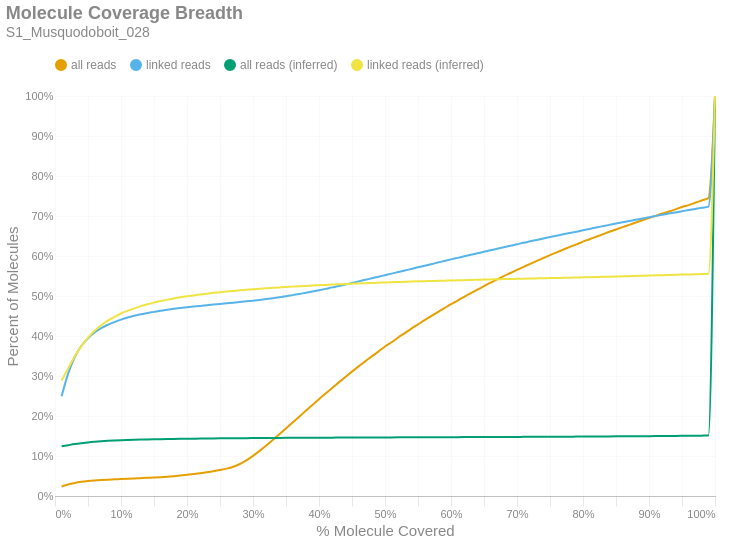

Here is the notebook cell this chart was saved with:
### Markdown cell above
### Molecule Read Coverage
This chart shows molecule coverage breadth as computed by the number of bases aligned to that molecule. In other words, "*how much of each unique long molecule is actually sequenced/aligned?*" Keep in mind there is a distinction between sequences and alignments, since some sequences belonging to a particular molecule may not align well and wouldn't appear in the alignment data. This chart also shows molecule coverage breadth as computed by the *inferred fragment* from which the aligned sequences originate. Unlike read coverage, this calculation takes into account the total insert size, including unsequenced gaps between the forward and reverse reads. Like the previous figures, these are cumulative percents.

### Code cell
if SKIPLR:
    print_html(f"Skipped")
else:
    binned_df = consolidated_hist(valids['coverage_bp'], mask, 0.01, True)
    binned_df_inf = consolidated_hist(valids['coverage_inserts'], mask, 0.01, True)
    binned_df = binned_df.with_columns(pl.lit(binned_df_inf['all reads (cumsum)']).alias('all reads (inferred)'))
    binned_df = binned_df.with_columns(pl.lit(binned_df_inf['linked reads (cumsum)']).alias('linked reads (inferred)'))
    binned_df = binned_df.with_columns(
        (pl.col('bin').cast(pl.Float64) + 0.01).alias('right_edge')
    )

    with SafeRender(binned_df):
        (
            density_plot(binned_df, 'Molecule Coverage Breadth', samplename, 'molcov', ['all reads (inferred)','linked reads (inferred)'])
            .encode(
                #x=alt.X('bin:Q', title="% Molecule Covered").axis(format = '%').scale(padding=0),
                x=alt.X('right_edge:Q', title="% Molecule Covered").axis(format='%').scale(padding=0),
                y=alt.Y('value:Q', title='Percent of Molecules')
                    .axis(format='%')
                    .stack(False)
                    .scale(domainMin=0, padding=0),
                color=alt.Color("key:N").scale(domain = ["all reads", "linked reads", "all reads (inferred)", "linked reads (inferred)"]),
                tooltip = [
                    alt.Tooltip("key:N", title = "Data Type"),
                    alt.Tooltip("range_label:N", title="% Molecule Covered"),
                    alt.Tooltip("value:Q", format = ".2%", title="% Molecules")
                ]
            )
        ).display()

### Figure 1 — Vega-Lite specification as saved in the notebook (floating-point values rounded to 4 significant figures)
{"width": "container", "height": 400, "config": {"title": {"anchor": "start", "dy": -15, "fontSize": 18, "color": "#888888", "subtitleColor": "#888888", "subtitleFontSize": 14}, "arc": {"fill": "#0072B2"}, "axis": {"domainColor": "#888888", "domainWidth": 0.5, "gridWidth": 0.2, "grid": false, "titleFontWeight": 400, "titleFontSize": 15, "labelFontSize": 11, "labelColor": "#888888", "tickColor": "#888888", "tickWidth": 0.2, "titleColor": "#888888"}, "axisBand": {"grid": false}, "axisX": {"grid": true, "tickSize": 10, "domainCap": "round"}, "axisY": {"domain": false, "grid": true, "tickSize": 0, "domainCap": "round"}, "background": "transparent", "header": {"labelFontSize": 15, "labelColor": "#888888", "titleFontSize": 15, "titleFontWeight": 600, "titleColor": "#888888"}, "legend": {"labelFont": "sans-serif", "labelFontSize": 12, "labelColor": "#888888", "symbolSize": 100, "symbolType": "circle", "titleFontSize": 12, "titlePadding": 10, "titleColor": "#888888", "title": null, "orient": "top"}, "range": {"category": ["#E69F00", "#56B4E9", "#009E73", "#F0E442", "#0072B2", "#D55E00", "#CC79A7", "#000000"], "diverging": ["#cfe8f3", "#a2d4ec", "#73bfe2", "#46abdb", "#1696d2", "#12719e"]}, "area": {"fill": "#0072B2", "fillOpacity": 0.7, "line": true, "strokeOpacity": 0.7}, "line": {"color": "#0072B2", "stroke": "#0072B2", "strokeWidth": 2}, "trail": {"color": "#0072B2", "stroke": "#0072B2", "strokeWidth": 0, "size": 1}, "point": {"filled": true, "fillOpacity": 1.0, "size": 95}, "text": {"color": "#888888", "fontSize": 11, "align": "right", "fontWeight": 400, "size": 11}, "bar": {"fill": "#0072B2", "stroke": null}, "view": {"stroke": null, "continuousWidth": 660, "continuousHeight": 400}}, "data": {"name": "data-456520c1d9236a9f306e2f6ea51d7171"}, "mark": {"type": "line", "interpolate": "monotone", "point": {"opacity": 0, "size": 275}}, "encoding": {"color": {"field": "key", "scale": {"domain": ["all reads", "linked reads", "all reads (inferred)", "linked reads (inferred)"]}, "type": "nominal"}, "tooltip": [{"field": "key", "title": "Data Type", "type": "nominal"}, {"field": "range_label", "title": "% Molecule Covered", "type": "nominal"}, {"field": "value", "format": ".2%", "title": "% Molecules", "type": "quantitative"}], "x": {"axis": {"format": "%"}, "field": "right_edge", "scale": {"padding": 0}, "title": "% Molecule Covered", "type": "quantitative"}, "y": {"axis": {"format": "%"}, "field": "value", "scale": {"domainMin": 0, "padding": 0}, "stack": false, "title": "Percent of Molecules", "type": "quantitative"}}, "params": [{"name": "param_c36ac31b6afebe62", "select": {"type": "point", "fields": ["key"]}, "bind": "legend"}], "title": {"text": "Molecule Coverage Breadth", "subtitle": "S1_Musquodoboit_028"}, "transform": [{"fold": ["all reads (cumsum)", "linked reads (cumsum)", "all reads (inferred)", "linked reads (inferred)"]}, {"calculate": "replace(datum.key, ' (cumsum)', '')", "as": "key"}, {"filter": {"param": "param_c36ac31b6afebe62"}}], "usermeta": {"embedOptions": {"downloadFileName": "S1_Musquodoboit_028.molcov"}}, "$schema": "https://vega.github.io/schema/vega-lite/v6.1.0.json", "datasets": {"data-456520c1d9236a9f306e2f6ea51d7171": [{"bin": "0.0", "interval": "0.0-0.01", "all reads": 0.02359, "linked reads": 0.2492, "all reads (cumsum)": 0.02359, "linked reads (cumsum)": 0.2492, "range_label": "0.0-0.01", "all reads (inferred)": 0.1243, "linked reads (inferred)": 0.2888, "right_edge": 0.01}, {"bin": "0.01", "interval": "0.01-0.02", "all reads": 0.005302, "linked reads": 0.05739, "all reads (cumsum)": 0.02889, "linked reads (cumsum)": 0.3066, "range_label": "0.01-0.02", "all reads (inferred)": 0.1271, "linked reads (inferred)": 0.3191, "right_edge": 0.02}, {"bin": "0.02", "interval": "0.02-0.03", "all reads": 0.003806, "linked reads": 0.0409, "all reads (cumsum)": 0.0327, "linked reads (cumsum)": 0.3475, "range_label": "0.02-0.03", "all reads (inferred)": 0.1298, "linked reads (inferred)": 0.3494, "right_edge": 0.03}, {"bin": "0.03", "interval": "0.03-0.04", "all reads": 0.002709, "linked reads": 0.02762, "all reads (cumsum)": 0.03541, "linked reads (cumsum)": 0.3751, "range_label": "0.03-0.04", "all reads (inferred)": 0.1321, "linked reads (inferred)": 0.3747, "right_edge": 0.04}, {"bin": "0.04", "interval": "0.04-0.05", "all reads": 0.001895, "linked reads": 0.01943, "all reads (cumsum)": 0.0373, "linked reads (cumsum)": 0.3946, "range_label": "0.04-0.05", "all reads (inferred)": 0.134, "linked reads (inferred)": 0.3958, "right_edge": 0.05}, {"bin": "0.05", "interval": "0.05-0.06", "all reads": 0.001464, "linked reads": 0.01418, "all reads (cumsum)": 0.03877, "linked reads (cumsum)": 0.4087, "range_label": "0.05-0.06", "all reads (inferred)": 0.1356, "linked reads (inferred)": 0.413, "right_edge": 0.06}, {"bin": "0.06", "interval": "0.06-0.07", "all reads": 0.001126, "linked reads": 0.01082, "all reads (cumsum)": 0.03989, "linked reads (cumsum)": 0.4196, "range_label": "0.06-0.07", "all reads (inferred)": 0.1368, "linked reads (inferred)": 0.4269, "right_edge": 0.07}, {"bin": "0.07", "interval": "0.07-0.08", "all reads": 0.0009546, "linked reads": 0.008547, "all reads (cumsum)": 0.04085, "linked reads (cumsum)": 0.4281, "range_label": "0.07-0.08", "all reads (inferred)": 0.1378, "linked reads (inferred)": 0.4386, "right_edge": 0.08}, {"bin": "0.08", "interval": "0.08-0.09", "all reads": 0.0008075, "linked reads": 0.006672, "all reads (cumsum)": 0.04166, "linked reads (cumsum)": 0.4348, "range_label": "0.08-0.09", "all reads (inferred)": 0.1386, "linked reads (inferred)": 0.4479, "right_edge": 0.09}, {"bin": "0.09", "interval": "0.09-0.1", "all reads": 0.0008351, "linked reads": 0.006157, "all reads (cumsum)": 0.04249, "linked reads (cumsum)": 0.4409, "range_label": "0.09-0.1", "all reads (inferred)": 0.1394, "linked reads (inferred)": 0.4562, "right_edge": 0.1}, {"bin": "0.1", "interval": "0.1-0.11", "all reads": 0.0007643, "linked reads": 0.005235, "all reads (cumsum)": 0.04325, "linked reads (cumsum)": 0.4462, "range_label": "0.1-0.11", "all reads (inferred)": 0.14, "linked reads (inferred)": 0.4629, "right_edge": 0.11}, {"bin": "0.11", "interval": "0.11-0.12", "all reads": 0.0006976, "linked reads": 0.004269, "all reads (cumsum)": 0.04395, "linked reads (cumsum)": 0.4504, "range_label": "0.11-0.12", "all reads (inferred)": 0.1405, "linked reads (inferred)": 0.469, "right_edge": 0.12}, {"bin": "0.12", "interval": "0.12-0.13", "all reads": 0.0006784, "linked reads": 0.00371, "all reads (cumsum)": 0.04463, "linked reads (cumsum)": 0.4541, "range_label": "0.12-0.13", "all reads (inferred)": 0.141, "linked reads (inferred)": 0.4746, "right_edge": 0.13}, {"bin": "0.13", "interval": "0.13-0.14", "all reads": 0.0006917, "linked reads": 0.003295, "all reads (cumsum)": 0.04532, "linked reads (cumsum)": 0.4574, "range_label": "0.13-0.14", "all reads (inferred)": 0.1414, "linked reads (inferred)": 0.4794, "right_edge": 0.14}, {"bin": "0.14", "interval": "0.14-0.15", "all reads": 0.0007267, "linked reads": 0.00288, "all reads (cumsum)": 0.04605, "linked reads (cumsum)": 0.4603, "range_label": "0.14-0.15", "all reads (inferred)": 0.1418, "linked reads (inferred)": 0.4836, "right_edge": 0.15}, {"bin": "0.15", "interval": "0.15-0.16", "all reads": 0.0009594, "linked reads": 0.002997, "all reads (cumsum)": 0.04701, "linked reads (cumsum)": 0.4633, "range_label": "0.15-0.16", "all reads (inferred)": 0.1421, "linked reads (inferred)": 0.4874, "right_edge": 0.16}, {"bin": "0.16", "interval": "0.16-0.17", "all reads": 0.001125, "linked reads": 0.002381, "all reads (cumsum)": 0.04813, "linked reads (cumsum)": 0.4657, "range_label": "0.16-0.17", "all reads (inferred)": 0.1424, "linked reads (inferred)": 0.4909, "right_edge": 0.17}, {"bin": "0.17", "interval": "0.17-0.18", "all reads": 0.00138, "linked reads": 0.002281, "all reads (cumsum)": 0.04951, "linked reads (cumsum)": 0.468, "range_label": "0.17-0.18", "all reads (inferred)": 0.1427, "linked reads (inferred)": 0.494, "right_edge": 0.18}, {"bin": "0.18", "interval": "0.18-0.19", "all reads": 0.001603, "linked reads": 0.002106, "all reads (cumsum)": 0.05112, "linked reads (cumsum)": 0.4701, "range_label": "0.18-0.19", "all reads (inferred)": 0.143, "linked reads (inferred)": 0.4968, "right_edge": 0.19}, {"bin": "0.19", "interval": "0.19-0.2", "all reads": 0.001764, "linked reads": 0.001713, "all reads (cumsum)": 0.05288, "linked reads (cumsum)": 0.4718, "range_label": "0.19-0.2", "all reads (inferred)": 0.1432, "linked reads (inferred)": 0.4993, "right_edge": 0.2}, {"bin": "0.2", "interval": "0.2-0.21", "all reads": 0.001965, "linked reads": 0.001704, "all reads (cumsum)": 0.05485, "linked reads (cumsum)": 0.4735, "range_label": "0.2-0.21", "all reads (inferred)": 0.1434, "linked reads (inferred)": 0.5015, "right_edge": 0.21}, {"bin": "0.21", "interval": "0.21-0.22", "all reads": 0.002178, "linked reads": 0.001761, "all reads (cumsum)": 0.05702, "linked reads (cumsum)": 0.4753, "range_label": "0.21-0.22", "all reads (inferred)": 0.1436, "linked reads (inferred)": 0.5038, "right_edge": 0.22}, {"bin": "0.22", "interval": "0.22-0.23", "all reads": 0.002419, "linked reads": 0.001595, "all reads (cumsum)": 0.05944, "linked reads (cumsum)": 0.4769, "range_label": "0.22-0.23", "all reads (inferred)": 0.1438, "linked reads (inferred)": 0.5059, "right_edge": 0.23}, {"bin": "0.23", "interval": "0.23-0.24", "all reads": 0.002686, "linked reads": 0.001643, "all reads (cumsum)": 0.06213, "linked reads (cumsum)": 0.4785, "range_label": "0.23-0.24", "all reads (inferred)": 0.144, "linked reads (inferred)": 0.5079, "right_edge": 0.24}, {"bin": "0.24", "interval": "0.24-0.25", "all reads": 0.002988, "linked reads": 0.001713, "all reads (cumsum)": 0.06512, "linked reads (cumsum)": 0.4802, "range_label": "0.24-0.25", "all reads (inferred)": 0.1441, "linked reads (inferred)": 0.5096, "right_edge": 0.25}, {"bin": "0.25", "interval": "0.25-0.26", "all reads": 0.003361, "linked reads": 0.001639, "all reads (cumsum)": 0.06848, "linked reads (cumsum)": 0.4819, "range_label": "0.25-0.26", "all reads (inferred)": 0.1443, "linked reads (inferred)": 0.5112, "right_edge": 0.26}, {"bin": "0.26", "interval": "0.26-0.27", "all reads": 0.004661, "linked reads": 0.001551, "all reads (cumsum)": 0.07314, "linked reads (cumsum)": 0.4834, "range_label": "0.26-0.27", "all reads (inferred)": 0.1444, "linked reads (inferred)": 0.5128, "right_edge": 0.27}, {"bin": "0.27", "interval": "0.27-0.28", "all reads": 0.006892, "linked reads": 0.001634, "all reads (cumsum)": 0.08003, "linked reads (cumsum)": 0.485, "range_label": "0.27-0.28", "all reads (inferred)": 0.1445, "linked reads (inferred)": 0.5142, "right_edge": 0.28}, {"bin": "0.28", "interval": "0.28-0.29", "all reads": 0.009163, "linked reads": 0.001643, "all reads (cumsum)": 0.08919, "linked reads (cumsum)": 0.4867, "range_label": "0.28-0.29", "all reads (inferred)": 0.1447, "linked reads (inferred)": 0.5156, "right_edge": 0.29}, {"bin": "0.29", "interval": "0.29-0.3", "all reads": 0.01119, "linked reads": 0.001722, "all reads (cumsum)": 0.1004, "linked reads (cumsum)": 0.4884, "range_label": "0.29-0.3", "all reads (inferred)": 0.1448, "linked reads (inferred)": 0.5168, "right_edge": 0.3}, {"bin": "0.3", "interval": "0.3-0.31", "all reads": 0.01234, "linked reads": 0.001783, "all reads (cumsum)": 0.1127, "linked reads (cumsum)": 0.4902, "range_label": "0.3-0.31", "all reads (inferred)": 0.1449, "linked reads (inferred)": 0.518, "right_edge": 0.31}, {"bin": "0.31", "interval": "0.31-0.32", "all reads": 0.01335, "linked reads": 0.002076, "all reads (cumsum)": 0.1261, "linked reads (cumsum)": 0.4923, "range_label": "0.31-0.32", "all reads (inferred)": 0.145, "linked reads (inferred)": 0.5193, "right_edge": 0.32}, {"bin": "0.32", "interval": "0.32-0.33", "all reads": 0.01408, "linked reads": 0.002303, "all reads (cumsum)": 0.1402, "linked reads (cumsum)": 0.4946, "range_label": "0.32-0.33", "all reads (inferred)": 0.1451, "linked reads (inferred)": 0.5204, "right_edge": 0.33}, {"bin": "0.33", "interval": "0.33-0.34", "all reads": 0.01422, "linked reads": 0.002333, "all reads (cumsum)": 0.1544, "linked reads (cumsum)": 0.4969, "range_label": "0.33-0.34", "all reads (inferred)": 0.1452, "linked reads (inferred)": 0.5215, "right_edge": 0.34}, {"bin": "0.34", "interval": "0.34-0.35", "all reads": 0.01461, "linked reads": 0.002464, "all reads (cumsum)": 0.169, "linked reads (cumsum)": 0.4994, "range_label": "0.34-0.35", "all reads (inferred)": 0.1453, "linked reads (inferred)": 0.5225, "right_edge": 0.35}, {"bin": "0.35", "interval": "0.35-0.36", "all reads": 0.01462, "linked reads": 0.002796, "all reads (cumsum)": 0.1836, "linked reads (cumsum)": 0.5022, "range_label": "0.35-0.36", "all reads (inferred)": 0.1454, "linked reads (inferred)": 0.5234, "right_edge": 0.36}, {"bin": "0.36", "interval": "0.36-0.37", "all reads": 0.01459, "linked reads": 0.002932, "all reads (cumsum)": 0.1982, "linked reads (cumsum)": 0.5051, "range_label": "0.36-0.37", "all reads (inferred)": 0.1455, "linked reads (inferred)": 0.5244, "right_edge": 0.37}, {"bin": "0.37", "interval": "0.37-0.38", "all reads": 0.01477, "linked reads": 0.002945, "all reads (cumsum)": 0.213, "linked reads (cumsum)": 0.508, "range_label": "0.37-0.38", "all reads (inferred)": 0.1456, "linked reads (inferred)": 0.5253, "right_edge": 0.38}, {"bin": "0.38", "interval": "0.38-0.39", "all reads": 0.01454, "linked reads": 0.00308, "all reads (cumsum)": 0.2275, "linked reads (cumsum)": 0.5111, "range_label": "0.38-0.39", "all reads (inferred)": 0.1457, "linked reads (inferred)": 0.5261, "right_edge": 0.39}, {"bin": "0.39", "interval": "0.39-0.4", "all reads": 0.01464, "linked reads": 0.003225, "all reads (cumsum)": 0.2422, "linked reads (cumsum)": 0.5143, "range_label": "0.39-0.4", "all reads (inferred)": 0.1458, "linked reads (inferred)": 0.527, "right_edge": 0.4}, {"bin": "0.4", "interval": "0.4-0.41", "all reads": 0.01405, "linked reads": 0.003474, "all reads (cumsum)": 0.2562, "linked reads (cumsum)": 0.5178, "range_label": "0.4-0.41", "all reads (inferred)": 0.1458, "linked reads (inferred)": 0.5278, "right_edge": 0.41}, {"bin": "0.41", "interval": "0.41-0.42", "all reads": 0.01404, "linked reads": 0.003749, "all reads (cumsum)": 0.2703, "linked reads (cumsum)": 0.5216, "range_label": "0.41-0.42", "all reads (inferred)": 0.1459, "linked reads (inferred)": 0.5285, "right_edge": 0.42}, {"bin": "0.42", "interval": "0.42-0.43", "all reads": 0.01385, "linked reads": 0.003365, "all reads (cumsum)": 0.2841, "linked reads (cumsum)": 0.5249, "range_label": "0.42-0.43", "all reads (inferred)": 0.146, "linked reads (inferred)": 0.5292, "right_edge": 0.43}, {"bin": "0.43", "interval": "0.43-0.44", "all reads": 0.01354, "linked reads": 0.003705, "all reads (cumsum)": 0.2976, "linked reads (cumsum)": 0.5286, "range_label": "0.43-0.44", "all reads (inferred)": 0.1461, "linked reads (inferred)": 0.53, "right_edge": 0.44}, {"bin": "0.44", "interval": "0.44-0.45", "all reads": 0.0133, "linked reads": 0.004059, "all reads (cumsum)": 0.3109, "linked reads (cumsum)": 0.5327, "range_label": "0.44-0.45", "all reads (inferred)": 0.1461, "linked reads (inferred)": 0.5307, "right_edge": 0.45}, {"bin": "0.45", "interval": "0.45-0.46", "all reads": 0.01303, "linked reads": 0.003933, "all reads (cumsum)": 0.324, "linked reads (cumsum)": 0.5366, "range_label": "0.45-0.46", "all reads (inferred)": 0.1462, "linked reads (inferred)": 0.5314, "right_edge": 0.46}, {"bin": "0.46", "interval": "0.46-0.47", "all reads": 0.01255, "linked reads": 0.003801, "all reads (cumsum)": 0.3365, "linked reads (cumsum)": 0.5404, "range_label": "0.46-0.47", "all reads (inferred)": 0.1463, "linked reads (inferred)": 0.532, "right_edge": 0.47}, {"bin": "0.47", "interval": "0.47-0.48", "all reads": 0.01263, "linked reads": 0.00388, "all reads (cumsum)": 0.3491, "linked reads (cumsum)": 0.5443, "range_label": "0.47-0.48", "all reads (inferred)": 0.1464, "linked reads (inferred)": 0.5327, "right_edge": 0.48}, {"bin": "0.48", "interval": "0.48-0.49", "all reads": 0.01181, "linked reads": 0.003762, "all reads (cumsum)": 0.361, "linked reads (cumsum)": 0.5481, "range_label": "0.48-0.49", "all reads (inferred)": 0.1464, "linked reads (inferred)": 0.5333, "right_edge": 0.49}, {"bin": "0.49", "interval": "0.49-0.5", "all reads": 0.01283, "linked reads": 0.003919, "all reads (cumsum)": 0.3738, "linked reads (cumsum)": 0.552, "range_label": "0.49-0.5", "all reads (inferred)": 0.1465, "linked reads (inferred)": 0.5338, "right_edge": 0.5}, {"bin": "0.5", "interval": "0.5-0.51", "all reads": 0.01069, "linked reads": 0.003941, "all reads (cumsum)": 0.3845, "linked reads (cumsum)": 0.5559, "range_label": "0.5-0.51", "all reads (inferred)": 0.1465, "linked reads (inferred)": 0.5344, "right_edge": 0.51}, {"bin": "0.51", "interval": "0.51-0.52", "all reads": 0.01187, "linked reads": 0.003867, "all reads (cumsum)": 0.3963, "linked reads (cumsum)": 0.5598, "range_label": "0.51-0.52", "all reads (inferred)": 0.1466, "linked reads (inferred)": 0.535, "right_edge": 0.52}, {"bin": "0.52", "interval": "0.52-0.53", "all reads": 0.01102, "linked reads": 0.003946, "all reads (cumsum)": 0.4074, "linked reads (cumsum)": 0.5637, "range_label": "0.52-0.53", "all reads (inferred)": 0.1467, "linked reads (inferred)": 0.5355, "right_edge": 0.53}, {"bin": "0.53", "interval": "0.53-0.54", "all reads": 0.01112, "linked reads": 0.003906, "all reads (cumsum)": 0.4185, "linked reads (cumsum)": 0.5677, "range_label": "0.53-0.54", "all reads (inferred)": 0.1468, "linked reads (inferred)": 0.5361, "right_edge": 0.54}, {"bin": "0.54", "interval": "0.54-0.55", "all reads": 0.01054, "linked reads": 0.004024, "all reads (cumsum)": 0.429, "linked reads (cumsum)": 0.5717, "range_label": "0.54-0.55", "all reads (inferred)": 0.1468, "linked reads (inferred)": 0.5366, "right_edge": 0.55}, {"bin": "0.55", "interval": "0.55-0.56", "all reads": 0.01061, "linked reads": 0.003937, "all reads (cumsum)": 0.4396, "linked reads (cumsum)": 0.5756, "range_label": "0.55-0.56", "all reads (inferred)": 0.1469, "linked reads (inferred)": 0.537, "right_edge": 0.56}, {"bin": "0.56", "interval": "0.56-0.57", "all reads": 0.0102, "linked reads": 0.003928, "all reads (cumsum)": 0.4498, "linked reads (cumsum)": 0.5795, "range_label": "0.56-0.57", "all reads (inferred)": 0.1469, "linked reads (inferred)": 0.5375, "right_edge": 0.57}, {"bin": "0.57", "interval": "0.57-0.58", "all reads": 0.01, "linked reads": 0.00409, "all reads (cumsum)": 0.4598, "linked reads (cumsum)": 0.5836, "range_label": "0.57-0.58", "all reads (inferred)": 0.147, "linked reads (inferred)": 0.5379, "right_edge": 0.58}, {"bin": "0.58", "interval": "0.58-0.59", "all reads": 0.009847, "linked reads": 0.003928, "all reads (cumsum)": 0.4697, "linked reads (cumsum)": 0.5876, "range_label": "0.58-0.59", "all reads (inferred)": 0.147, "linked reads (inferred)": 0.5383, "right_edge": 0.59}, {"bin": "0.59", "interval": "0.59-0.6", "all reads": 0.009887, "linked reads": 0.003994, "all reads (cumsum)": 0.4796, "linked reads (cumsum)": 0.5916, "range_label": "0.59-0.6", "all reads (inferred)": 0.1471, "linked reads (inferred)": 0.5388, "right_edge": 0.6}, {"bin": "0.6", "interval": "0.6-0.61", "all reads": 0.009081, "linked reads": 0.003788, "all reads (cumsum)": 0.4887, "linked reads (cumsum)": 0.5953, "range_label": "0.6-0.61", "all reads (inferred)": 0.1472, "linked reads (inferred)": 0.5392, "right_edge": 0.61}, {"bin": "0.61", "interval": "0.61-0.62", "all reads": 0.009438, "linked reads": 0.003915, "all reads (cumsum)": 0.4981, "linked reads (cumsum)": 0.5993, "range_label": "0.61-0.62", "all reads (inferred)": 0.1472, "linked reads (inferred)": 0.5397, "right_edge": 0.62}, {"bin": "0.62", "interval": "0.62-0.63", "all reads": 0.009001, "linked reads": 0.00367, "all reads (cumsum)": 0.5071, "linked reads (cumsum)": 0.6029, "range_label": "0.62-0.63", "all reads (inferred)": 0.1473, "linked reads (inferred)": 0.5401, "right_edge": 0.63}, {"bin": "0.63", "interval": "0.63-0.64", "all reads": 0.008754, "linked reads": 0.003828, "all reads (cumsum)": 0.5158, "linked reads (cumsum)": 0.6068, "range_label": "0.63-0.64", "all reads (inferred)": 0.1474, "linked reads (inferred)": 0.5406, "right_edge": 0.64}, {"bin": "0.64", "interval": "0.64-0.65", "all reads": 0.008605, "linked reads": 0.003758, "all reads (cumsum)": 0.5245, "linked reads (cumsum)": 0.6105, "range_label": "0.64-0.65", "all reads (inferred)": 0.1474, "linked reads (inferred)": 0.541, "right_edge": 0.65}, {"bin": "0.65", "interval": "0.65-0.66", "all reads": 0.008855, "linked reads": 0.004002, "all reads (cumsum)": 0.5333, "linked reads (cumsum)": 0.6145, "range_label": "0.65-0.66", "all reads (inferred)": 0.1475, "linked reads (inferred)": 0.5415, "right_edge": 0.66}, {"bin": "0.66", "interval": "0.66-0.67", "all reads": 0.008119, "linked reads": 0.003697, "all reads (cumsum)": 0.5414, "linked reads (cumsum)": 0.6182, "range_label": "0.66-0.67", "all reads (inferred)": 0.1476, "linked reads (inferred)": 0.5418, "right_edge": 0.67}, {"bin": "0.67", "interval": "0.67-0.68", "all reads": 0.008212, "linked reads": 0.003666, "all reads (cumsum)": 0.5496, "linked reads (cumsum)": 0.6219, "range_label": "0.67-0.68", "all reads (inferred)": 0.1476, "linked reads (inferred)": 0.5422, "right_edge": 0.68}, {"bin": "0.68", "interval": "0.68-0.69", "all reads": 0.007828, "linked reads": 0.00367, "all reads (cumsum)": 0.5575, "linked reads (cumsum)": 0.6255, "range_label": "0.68-0.69", "all reads (inferred)": 0.1477, "linked reads (inferred)": 0.5426, "right_edge": 0.69}, {"bin": "0.69", "interval": "0.69-0.7", "all reads": 0.007892, "linked reads": 0.003705, "all reads (cumsum)": 0.5654, "linked reads (cumsum)": 0.6293, "range_label": "0.69-0.7", "all reads (inferred)": 0.1478, "linked reads (inferred)": 0.5429, "right_edge": 0.7}, {"bin": "0.7", "interval": "0.7-0.71", "all reads": 0.007566, "linked reads": 0.00385, "all reads (cumsum)": 0.5729, "linked reads (cumsum)": 0.6331, "range_label": "0.7-0.71", "all reads (inferred)": 0.1478, "linked reads (inferred)": 0.5433, "right_edge": 0.71}, {"bin": "0.71", "interval": "0.71-0.72", "all reads": 0.007368, "linked reads": 0.003517, "all reads (cumsum)": 0.5803, "linked reads (cumsum)": 0.6366, "range_label": "0.71-0.72", "all reads (inferred)": 0.1479, "linked reads (inferred)": 0.5437, "right_edge": 0.72}, {"bin": "0.72", "interval": "0.72-0.73", "all reads": 0.007513, "linked reads": 0.003622, "all reads (cumsum)": 0.5878, "linked reads (cumsum)": 0.6402, "range_label": "0.72-0.73", "all reads (inferred)": 0.148, "linked reads (inferred)": 0.544, "right_edge": 0.73}, {"bin": "0.73", "interval": "0.73-0.74", "all reads": 0.007202, "linked reads": 0.003539, "all reads (cumsum)": 0.595, "linked reads (cumsum)": 0.6438, "range_label": "0.73-0.74", "all reads (inferred)": 0.1481, "linked reads (inferred)": 0.5444, "right_edge": 0.74}, {"bin": "0.74", "interval": "0.74-0.75", "all reads": 0.007377, "linked reads": 0.0035, "all reads (cumsum)": 0.6024, "linked reads (cumsum)": 0.6473, "range_label": "0.74-0.75", "all reads (inferred)": 0.1481, "linked reads (inferred)": 0.5447, "right_edge": 0.75}, {"bin": "0.75", "interval": "0.75-0.76", "all reads": 0.006722, "linked reads": 0.003487, "all reads (cumsum)": 0.6091, "linked reads (cumsum)": 0.6508, "range_label": "0.75-0.76", "all reads (inferred)": 0.1482, "linked reads (inferred)": 0.5451, "right_edge": 0.76}, {"bin": "0.76", "interval": "0.76-0.77", "all reads": 0.006831, "linked reads": 0.003434, "all reads (cumsum)": 0.6159, "linked reads (cumsum)": 0.6542, "range_label": "0.76-0.77", "all reads (inferred)": 0.1483, "linked reads (inferred)": 0.5455, "right_edge": 0.77}, {"bin": "0.77", "interval": "0.77-0.78", "all reads": 0.006726, "linked reads": 0.00333, "all reads (cumsum)": 0.6227, "linked reads (cumsum)": 0.6575, "range_label": "0.77-0.78", "all reads (inferred)": 0.1484, "linked reads (inferred)": 0.5458, "right_edge": 0.78}, {"bin": "0.78", "interval": "0.78-0.79", "all reads": 0.0065, "linked reads": 0.003281, "all reads (cumsum)": 0.6292, "linked reads (cumsum)": 0.6608, "range_label": "0.78-0.79", "all reads (inferred)": 0.1485, "linked reads (inferred)": 0.5463, "right_edge": 0.79}, {"bin": "0.79", "interval": "0.79-0.8", "all reads": 0.006708, "linked reads": 0.003522, "all reads (cumsum)": 0.6359, "linked reads (cumsum)": 0.6643, "range_label": "0.79-0.8", "all reads (inferred)": 0.1486, "linked reads (inferred)": 0.5467, "right_edge": 0.8}, {"bin": "0.8", "interval": "0.8-0.81", "all reads": 0.006109, "linked reads": 0.003378, "all reads (cumsum)": 0.642, "linked reads (cumsum)": 0.6677, "range_label": "0.8-0.81", "all reads (inferred)": 0.1487, "linked reads (inferred)": 0.5471, "right_edge": 0.81}, {"bin": "0.81", "interval": "0.81-0.82", "all reads": 0.00624, "linked reads": 0.003448, "all reads (cumsum)": 0.6482, "linked reads (cumsum)": 0.6712, "range_label": "0.81-0.82", "all reads (inferred)": 0.1487, "linked reads (inferred)": 0.5475, "right_edge": 0.82}, {"bin": "0.82", "interval": "0.82-0.83", "all reads": 0.006153, "linked reads": 0.003338, "all reads (cumsum)": 0.6544, "linked reads (cumsum)": 0.6745, "range_label": "0.82-0.83", "all reads (inferred)": 0.1488, "linked reads (inferred)": 0.5479, "right_edge": 0.83}, {"bin": "0.83", "interval": "0.83-0.84", "all reads": 0.006111, "linked reads": 0.003299, "all reads (cumsum)": 0.6605, "linked reads (cumsum)": 0.6778, "range_label": "0.83-0.84", "all reads (inferred)": 0.149, "linked reads (inferred)": 0.5483, "right_edge": 0.84}, {"bin": "0.84", "interval": "0.84-0.85", "all reads": 0.005903, "linked reads": 0.003277, "all reads (cumsum)": 0.6664, "linked reads (cumsum)": 0.6811, "range_label": "0.84-0.85", "all reads (inferred)": 0.1491, "linked reads (inferred)": 0.5487, "right_edge": 0.85}, {"bin": "0.85", "interval": "0.85-0.86", "all reads": 0.005852, "linked reads": 0.003168, "all reads (cumsum)": 0.6722, "linked reads (cumsum)": 0.6842, "range_label": "0.85-0.86", "all reads (inferred)": 0.1492, "linked reads (inferred)": 0.5491, "right_edge": 0.86}, {"bin": "0.86", "interval": "0.86-0.87", "all reads": 0.005663, "linked reads": 0.003111, "all reads (cumsum)": 0.6779, "linked reads (cumsum)": 0.6874, "range_label": "0.86-0.87", "all reads (inferred)": 0.1493, "linked reads (inferred)": 0.5496, "right_edge": 0.87}, {"bin": "0.87", "interval": "0.87-0.88", "all reads": 0.005839, "linked reads": 0.003273, "all reads (cumsum)": 0.6837, "linked reads (cumsum)": 0.6906, "range_label": "0.87-0.88", "all reads (inferred)": 0.1494, "linked reads (inferred)": 0.55, "right_edge": 0.88}, {"bin": "0.88", "interval": "0.88-0.89", "all reads": 0.005556, "linked reads": 0.003067, "all reads (cumsum)": 0.6893, "linked reads (cumsum)": 0.6937, "range_label": "0.88-0.89", "all reads (inferred)": 0.1495, "linked reads (inferred)": 0.5505, "right_edge": 0.89}, {"bin": "0.89", "interval": "0.89-0.9", "all reads": 0.005721, "linked reads": 0.003072, "all reads (cumsum)": 0.695, "linked reads (cumsum)": 0.6968, "range_label": "0.89-0.9", "all reads (inferred)": 0.1497, "linked reads (inferred)": 0.551, "right_edge": 0.9}, {"bin": "0.9", "interval": "0.9-0.91", "all reads": 0.005226, "linked reads": 0.003198, "all reads (cumsum)": 0.7002, "linked reads (cumsum)": 0.7, "range_label": "0.9-0.91", "all reads (inferred)": 0.1498, "linked reads (inferred)": 0.5516, "right_edge": 0.91}, {"bin": "0.91", "interval": "0.91-0.92", "all reads": 0.005843, "linked reads": 0.003177, "all reads (cumsum)": 0.7061, "linked reads (cumsum)": 0.7031, "range_label": "0.91-0.92", "all reads (inferred)": 0.1499, "linked reads (inferred)": 0.5521, "right_edge": 0.92}, {"bin": "0.92", "interval": "0.92-0.93", "all reads": 0.005084, "linked reads": 0.002914, "all reads (cumsum)": 0.7112, "linked reads (cumsum)": 0.7061, "range_label": "0.92-0.93", "all reads (inferred)": 0.1501, "linked reads (inferred)": 0.5526, "right_edge": 0.93}, {"bin": "0.93", "interval": "0.93-0.94", "all reads": 0.005467, "linked reads": 0.002884, "all reads (cumsum)": 0.7166, "linked reads (cumsum)": 0.7089, "range_label": "0.93-0.94", "all reads (inferred)": 0.1502, "linked reads (inferred)": 0.553, "right_edge": 0.94}, {"bin": "0.94", "interval": "0.94-0.95", "all reads": 0.005741, "linked reads": 0.002958, "all reads (cumsum)": 0.7224, "linked reads (cumsum)": 0.7119, "range_label": "0.94-0.95", "all reads (inferred)": 0.1504, "linked reads (inferred)": 0.5535, "right_edge": 0.95}, {"bin": "0.95", "interval": "0.95-0.96", "all reads": 0.004875, "linked reads": 0.002958, "all reads (cumsum)": 0.7273, "linked reads (cumsum)": 0.7149, "range_label": "0.95-0.96", "all reads (inferred)": 0.1506, "linked reads (inferred)": 0.554, "right_edge": 0.96}, {"bin": "0.96", "interval": "0.96-0.97", "all reads": 0.005717, "linked reads": 0.002906, "all reads (cumsum)": 0.733, "linked reads (cumsum)": 0.7178, "range_label": "0.96-0.97", "all reads (inferred)": 0.1507, "linked reads (inferred)": 0.5545, "right_edge": 0.97}, {"bin": "0.97", "interval": "0.97-0.98", "all reads": 0.005906, "linked reads": 0.002836, "all reads (cumsum)": 0.7389, "linked reads (cumsum)": 0.7206, "range_label": "0.97-0.98", "all reads (inferred)": 0.1509, "linked reads (inferred)": 0.5551, "right_edge": 0.98}, {"bin": "0.98", "interval": "0.98-0.99", "all reads": 0.005744, "linked reads": 0.002871, "all reads (cumsum)": 0.7446, "linked reads (cumsum)": 0.7235, "range_label": "0.98-0.99", "all reads (inferred)": 0.1512, "linked reads (inferred)": 0.5559, "right_edge": 0.99}, {"bin": "0.99", "interval": "0.99-1.0", "all reads": 0.2554, "linked reads": 0.2765, "all reads (cumsum)": 1.0, "linked reads (cumsum)": 1.0, "range_label": "0.99-1.0", "all reads (inferred)": 1.0, "linked reads (inferred)": 1.0, "right_edge": 1.0}]}}
